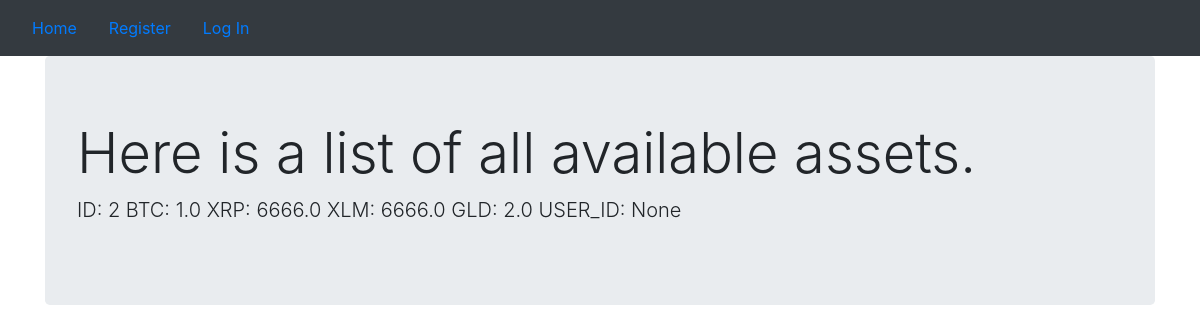
The app's page /assets/list, older data.
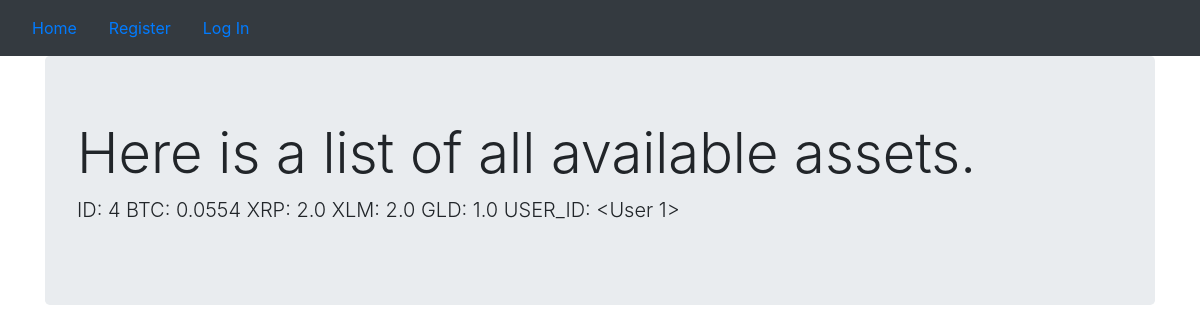
The same page, newer data.
### price_scraper/models.py (models this page shows, shortened)
class Asset(db.Model):
    __tablename__ = 'asset'
    id = db.Column(db.Integer, primary_key=True)
    quantity_btc = db.Column(db.Float)
    quantity_xrp = db.Column(db.Float)
    quantity_xlm = db.Column(db.Float)
    quantity_gld = db.Column(db.Float)
    user_id = relationship("User", uselist=False)

### price_scraper/assets/views.py (the view)
@assets_blueprint.route('/list')
def list_assets():
    all_assets = Asset.query.all()
    return render_template('list_a.html', all_assets=all_assets)

### price_scraper/assets/templates/list_a.html
{% extends "base.html" %}
{% block content %}
<div class="jumbotron">
  <h1 class="display-4">Here is a list of all available assets.</h1>
    {% for asset in all_assets  %}
    <p class="lead">ID: {{asset.id}} BTC: {{asset.quantity_btc}} XRP: {{asset.quantity_xrp}} XLM: {{asset.quantity_xlm}}
    GLD: {{asset.quantity_gld}} USER_ID: {{asset.user_id}}</p>
    {% endfor %}
</div>
{% endblock %}

### price_scraper/templates/base.html (shortened to what this page needs)
<!DOCTYPE html>
<html>
  <head>
    <link rel="stylesheet" href="https://maxcdn.bootstrapcdn.com/bootstrap/4.0.0/css/bootstrap.min.css">
  </head>
  <body>
  <nav class="navbar navbar-dark bg-dark">
      <ul class="nav">
      <li class="nav-item active">
          <a class="nav-link" href="{{ url_for('index') }}">Home</a>
      </li>
          {% if current_user.is_authenticated %}
      <li class="nav-item active">
          <a class="nav-link" href="{{ url_for('users.logout') }}">Log Out</a>
      </li>
      <li class="nav-item active">
          <a class="nav-link" href="{{ url_for('users.account') }}">Account</a>
      </li>
          {% if current_user.asset_id == None %}
      <li class="nav-item active">
          <a class="nav-link" href="{{ url_for('add_asset') }}">Add Asset</a>
      </li>
          {% else %}
          <li class="nav-item active">
          <a class="nav-link" href="{{ url_for('assets.summary') }}">My Asset</a>
      </li>
          {% endif %}
          {% else %}
      <li class="nav-item active">
          <a class="nav-link" href="{{ url_for('users.register') }}">Register</a>
      </li>
      <li class="nav-item active">
          <a class="nav-link" href="{{ url_for('users.login') }}">Log In</a>
      </li>
          {% endif %}
      </ul>
  </nav>
<div class="container">
  {% block content %}
  {% endblock %}
</div>
  </body>
</html>

Row changes from the older to the newer data that the page shows:
removed Asset: id "2", quantity_btc "1.0", quantity_xrp "6666.0", quantity_xlm "6666.0", quantity_gld "2.0", user_id "None"
added Asset: id "4", quantity_btc "0.0554", quantity_xrp "2.0", quantity_xlm "2.0", quantity_gld "1.0", user_id "<User 1>"
